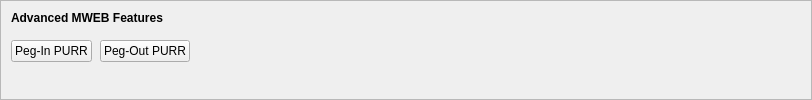
    <widget class="QFrame" name="frameMWEBFeatures">
     <property name="sizePolicy">
      <sizepolicy hsizetype="Expanding" vsizetype="Expanding">
       <horstretch>0</horstretch>
       <verstretch>0</verstretch>
      </sizepolicy>
     </property>
     <property name="maximumSize">
      <size>
       <width>16777215</width>
       <height>16777215</height>
      </size>
     </property>
     <property name="frameShape">
      <enum>QFrame::StyledPanel</enum>
     </property>
     <property name="frameShadow">
      <enum>QFrame::Sunken</enum>
     </property>
     <layout class="QVBoxLayout" name="verticalLayoutMWEBFeatures2">
      <property name="spacing">
       <number>0</number>
      </property>
      <property name="leftMargin">
       <number>0</number>
      </property>
      <property name="topMargin">
       <number>0</number>
      </property>
      <property name="rightMargin">
       <number>0</number>
      </property>
      <property name="bottomMargin">
       <number>6</number>
      </property>
      <item>
       <layout class="QVBoxLayout" name="verticalLayoutMWEBFeatures" stretch="0,0,1">
        <property name="spacing">
         <number>0</number>
        </property>
        <property name="leftMargin">
         <number>10</number>
        </property>
        <property name="topMargin">
         <number>10</number>
        </property>
        <item>
         <layout class="QHBoxLayout" name="horizontalLayoutMWEBFeatures1">
          <property name="bottomMargin">
           <number>15</number>
          </property>
          <item>
           <widget class="QLabel" name="labelMWEBFeatures">
            <property name="sizePolicy">
             <sizepolicy hsizetype="Preferred" vsizetype="Maximum">
              <horstretch>0</horstretch>
              <verstretch>0</verstretch>
             </sizepolicy>
            </property>
            <property name="font">
             <font>
              <weight>75</weight>
              <bold>true</bold>
             </font>
            </property>
            <property name="styleSheet">
             <string notr="true">font-weight:bold;</string>
            </property>
            <property name="text">
             <string>Advanced MWEB Features</string>
            </property>
           </widget>
          </item>
         </layout>
        </item>
        <item>
         <layout class="QHBoxLayout" name="horizontalLayoutMWEBFeatures2" stretch="0,0,0">
          <property name="spacing">
           <number>8</number>
          </property>
          <property name="bottomMargin">
           <number>10</number>
          </property>
          <item>
           <widget class="QPushButton" name="pushButtonMWEBPegIn">
            <property name="styleSheet">
             <string notr="true"/>
            </property>
            <property name="text">
             <string>Peg-In PURR</string>
            </property>
            <property name="checkable">
             <bool>true</bool>
            </property>
            <property name="autoDefault">
             <bool>false</bool>
            </property>
           </widget>
          </item>
          <item>
           <widget class="QPushButton" name="pushButtonMWEBPegOut">
            <property name="styleSheet">
             <string notr="true"/>
            </property>
            <property name="text">
             <string>Peg-Out PURR</string>
            </property>
            <property name="checkable">
             <bool>true</bool>
            </property>
            <property name="autoDefault">
             <bool>false</bool>
            </property>
           </widget>
          </item>
          <item>
           <spacer name="horizontalSpacerMWEBFeatures">
            <property name="orientation">
             <enum>Qt::Horizontal</enum>
            </property>
            <property name="sizeHint" stdset="0">
             <size>
              <width>40</width>
              <height>1</height>
             </size>
            </property>
           </spacer>
          </item>
         </layout>
        </item>
        <item>
         <spacer name="verticalSpacerMWEBFeatures">
          <property name="orientation">
           <enum>Qt::Vertical</enum>
          </property>
          <property name="sizeHint" stdset="0">
           <size>
            <width>800</width>
            <height>1</height>
           </size>
          </property>
         </spacer>
        </item>
       </layout>
      </item>
     </layout>
    </widget>
